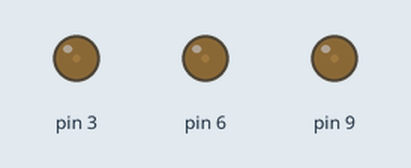
The sketch below on a simulated Arduino Uno, built with avr-gcc and run on an emulated ATmega328P. Shown: output pins drawn as LEDs (lit = HIGH).

Above: at 0.15 s.
At 7.67 s:
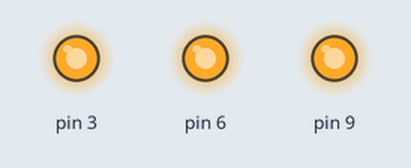
At 13.38 s:
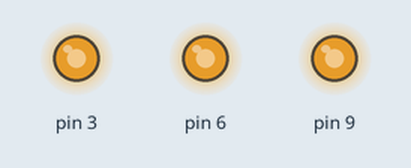
At 19.1 s:
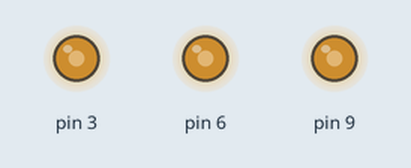
At 26.62 s:
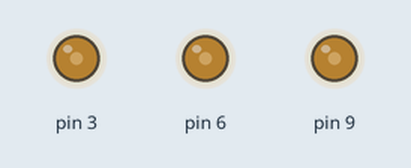
Timing chart, 0 to 26.6 s (numbered marks = the images above):
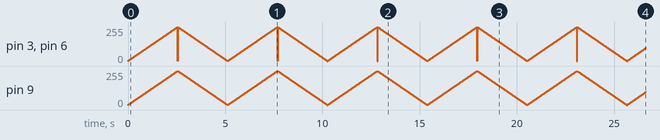

The sketch:

Arduino_6_PWM_Pulse_RGYLight.ino
```cpp
void setup()
{
  pinMode(9, OUTPUT);
  pinMode(6, OUTPUT);
  pinMode(3, OUTPUT);
}

int brightness = 0;
int increment = 1;

void loop()
{
  if(brightness > 255){
    increment = -1;
  }
  else if(brightness < 1){
    increment = 1;
  }
  brightness = brightness + increment;

  analogWrite(9, brightness);
  analogWrite(6, brightness);
  analogWrite(3, brightness);
  delay(10);
}
```
